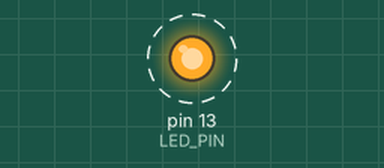
The sketch below on a simulated Arduino Uno, built with avr-gcc and run on an emulated ATmega328P. Parts: output pins drawn as LEDs (lit = HIGH). Dashed ring = blinking. What the sketch prints to the serial monitor is not drawn.

Above: at 0.2 s.
Timing chart, 0 to 3.0 s (numbered marks = the images above):
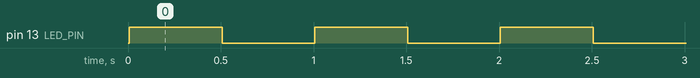

The sketch:

constants.ino
```cpp
/*
    Materi Arduino: Variabel dan Nilai Constants

    1. Variabel
    Variabel adalah tempat untuk menyimpan data yang nilainya dapat berubah selama program berjalan.
    Tipe data yang sering digunakan di Arduino:
        - int    : bilangan bulat (-32,768 sampai 32,767)
        - long   : bilangan bulat besar (-2,147,483,648 sampai 2,147,483,647)
        - float  : bilangan desimal (misal: 3.14)
        - char   : karakter tunggal (misal: 'A')
        - String : kumpulan karakter (misal: "Arduino")

    Contoh deklarasi variabel:
*/
int umur = 20;
float suhu = 36.5;
char huruf = 'A';
String nama = "Arduino";

/*
    2. Constants
    Constants adalah nilai tetap yang tidak dapat diubah selama program berjalan.
    Ada dua cara membuat constants di Arduino:
        a. Menggunakan kata kunci 'const'
        b. Menggunakan '#define'

    a. Menggunakan 'const'
*/
const int LED_PIN = 13;
const float PI = 3.14159;

/*
    b. Menggunakan '#define'
*/
#define BAUD_RATE 9600
#define JUMLAH_SENSOR 4

/*
    Perbedaan:
        - 'const' memiliki tipe data, lebih aman dan direkomendasikan.
        - '#define' hanya mengganti teks sebelum kompilasi, tidak memiliki tipe data.

    Contoh penggunaan variabel dan constants:
*/

void setup() {
    Serial.begin(BAUD_RATE);
    pinMode(LED_PIN, OUTPUT);

    Serial.print("Nama: ");
    Serial.println(nama);
    Serial.print("Umur: ");
    Serial.println(umur);
    Serial.print("Suhu: ");
    Serial.println(suhu);
    Serial.print("Nilai PI: ");
    Serial.println(PI);
    Serial.print("Jumlah Sensor: ");
    Serial.println(JUMLAH_SENSOR);
}

void loop() {
    digitalWrite(LED_PIN, HIGH);
    delay(500);
    digitalWrite(LED_PIN, LOW);
    delay(500);
}

/*
    Kesimpulan:
    - Gunakan variabel untuk data yang nilainya bisa berubah.
    - Gunakan constants untuk nilai tetap yang tidak boleh diubah.
    - Gunakan 'const' untuk constants bertipe data, '#define' untuk nilai tetap sederhana.
*/
```

Measured:
- by itself, pin 13 (LED_PIN): alternates HIGH for 0.50 s and LOW for 0.50 s
